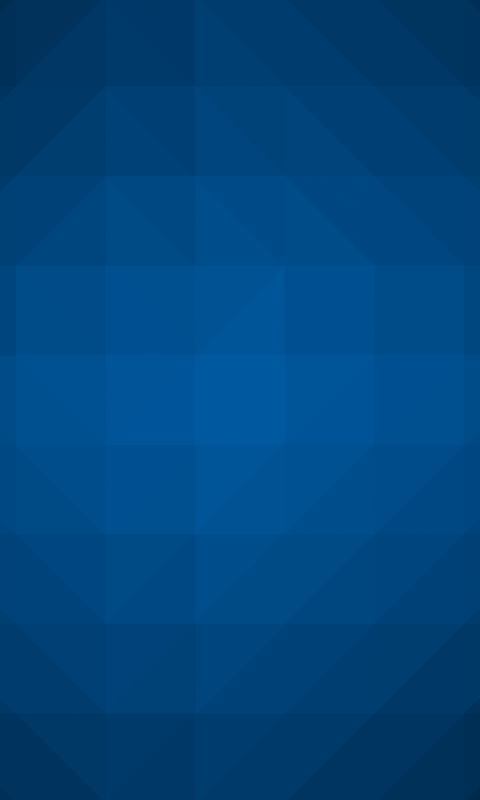
#> input picture tools/freather/wallpapers/metro-facets.jpg, 480 x 800 px, given in place of geometric-original.jpg, which was not available
$ python prepare.py .
#> lines starting #> are read from the running program, lines starting #| are printed output that depends on the picture; pictures that were not available may be replaced by others from this repository, and a replacement may not be noted
#!/usr/bin/env python3
"""Prepare the licensed FeatherTalk wallpaper set for the 480x800 panel."""

from __future__ import annotations

import argparse
from pathlib import Path

from PIL import Image, ImageEnhance, ImageOps


TARGET_SIZE = (480, 800)
JPEG_QUALITY = 76
MAX_FILE_BYTES = 128 * 1024


def fit(source: Path) -> Image.Image:
    with Image.open(source) as image:
#> image is the input picture: PIL image 480x800 RGB; mean R, G, B 0.2, 68.8, 124.9
        return ImageOps.fit(
            image.convert("RGB"),
            TARGET_SIZE,
            method=Image.Resampling.LANCZOS,
            centering=(0.5, 0.5),
        )


def metro_facets(source: Path) -> Image.Image:
    image = ImageOps.grayscale(fit(source))
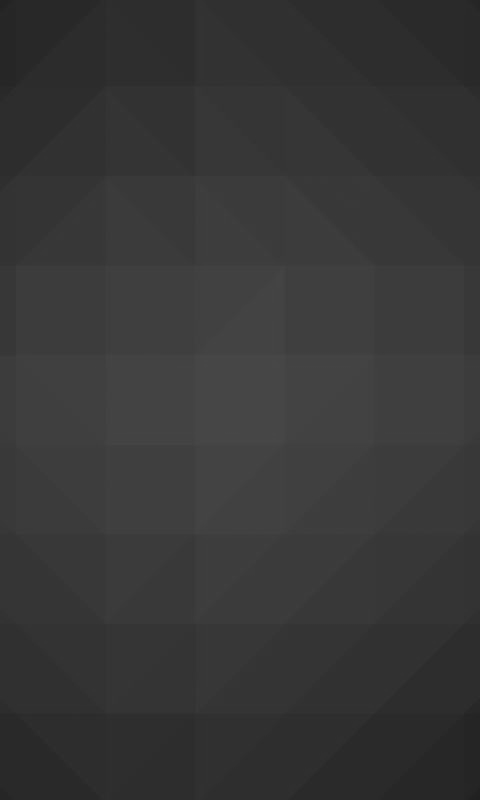
#> image: PIL image 480x800 L; min 32, max 71, mean 54.7
    image = ImageEnhance.Contrast(image).enhance(1.08)
    image = ImageOps.colorize(image, black="#020812", white="#0078D7")
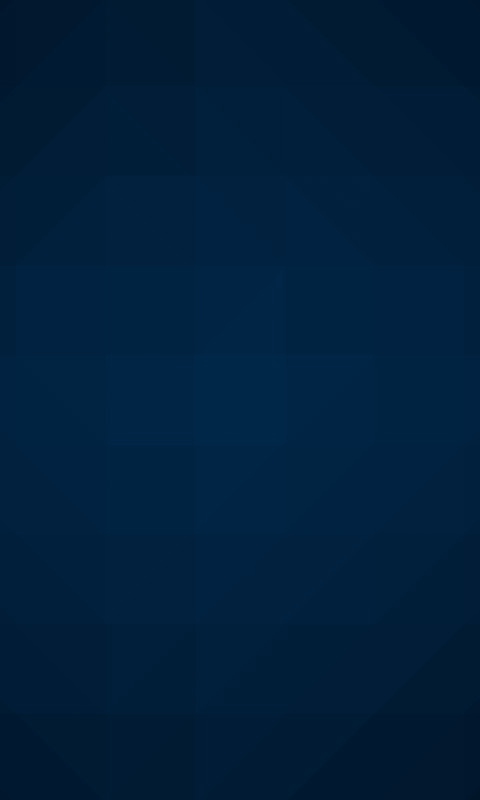
#> image: PIL image 480x800 RGB; mean R, G, B 1, 31.3, 59.3
    return ImageEnhance.Brightness(image).enhance(0.76)


def aurora_lines(source: Path) -> Image.Image:
    image = ImageEnhance.Color(fit(source)).enhance(0.88)
    image = ImageEnhance.Contrast(image).enhance(1.10)
    return ImageEnhance.Brightness(image).enhance(0.66)


def night_city(source: Path) -> Image.Image:
    image = ImageEnhance.Color(fit(source)).enhance(0.78)
    image = ImageEnhance.Contrast(image).enhance(1.06)
    return ImageEnhance.Brightness(image).enhance(0.62)


def save(image: Image.Image, destination: Path) -> None:
    destination.parent.mkdir(parents=True, exist_ok=True)
    image.save(
        destination,
        format="JPEG",
        quality=JPEG_QUALITY,
        optimize=True,
        progressive=False,
        subsampling=2,
    )
    with Image.open(destination) as check:
        if check.size != TARGET_SIZE or check.mode != "RGB":
            raise RuntimeError(f"invalid output image: {destination}")
    if destination.stat().st_size > MAX_FILE_BYTES:
        raise RuntimeError(f"wallpaper exceeds {MAX_FILE_BYTES} bytes: {destination}")


def main() -> None:
    parser = argparse.ArgumentParser()
    parser.add_argument("source_dir", type=Path)
    parser.add_argument("--output-dir", type=Path, default=Path(__file__).parent)
    args = parser.parse_args()

    jobs = (
        (metro_facets, "geometric-original.jpg", "metro-facets.jpg"),
        (aurora_lines, "gradient-original.jpg", "aurora-lines.jpg"),
        (night_city, "city-night-original.jpg", "night-city.jpg"),
    )
    total = 0
    for transform, source_name, output_name in jobs:
        source = args.source_dir / source_name
        destination = args.output_dir / output_name
        save(transform(source), destination)
        size = destination.stat().st_size
        total += size
        print(f"{output_name}: {TARGET_SIZE[0]}x{TARGET_SIZE[1]}, {size} bytes")
#> pass 2 of the loop in main, `for transform, source_name, output_name in jobs:`:
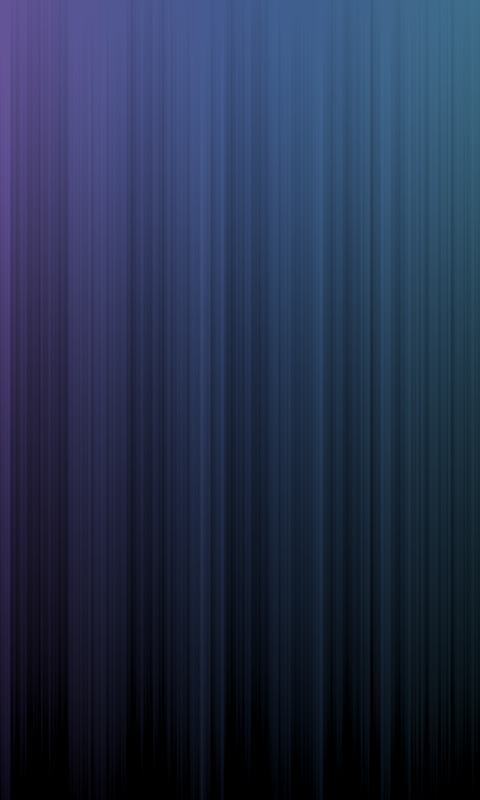
#> input picture tools/freather/wallpapers/aurora-lines.jpg, 480 x 800 px, given in place of gradient-original.jpg, which was not available
#> in fit, image is the input picture: PIL image 480x800 RGB; mean R, G, B 36.6, 48.1, 75.4
#> in aurora_lines, `return ImageEnhance.Brightness(image).enhance(0.66)`:
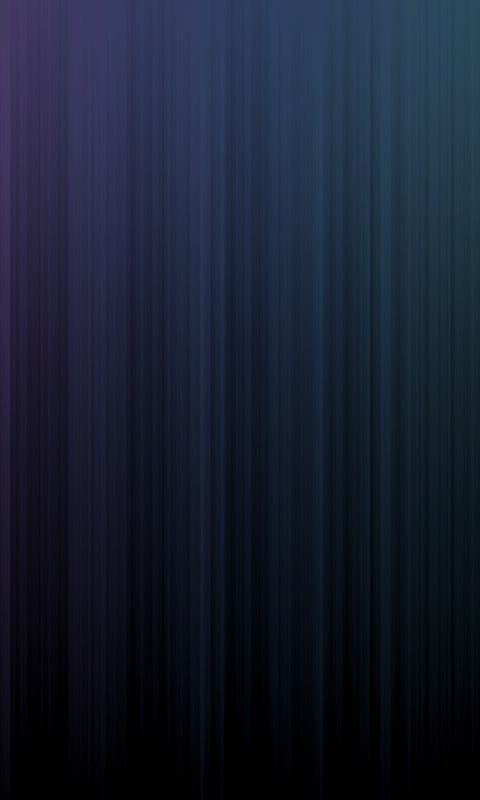
#> returned value: PIL image 480x800 RGB; mean R, G, B 23.6, 30.9, 48.2
    print(f"total: {total} bytes")


if __name__ == "__main__":
    main()
